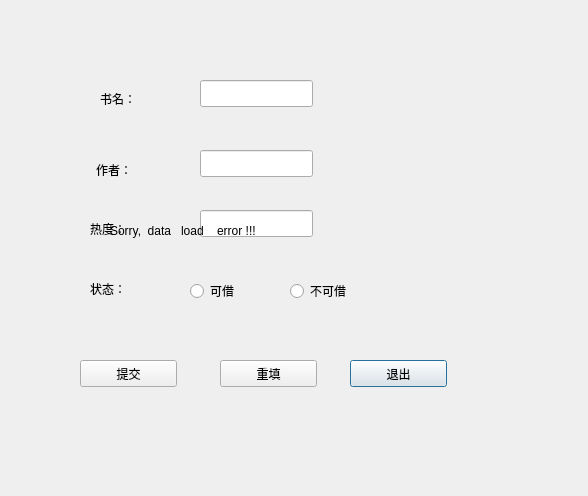
<?xml version="1.0" encoding="UTF-8"?>
<ui version="4.0">
 <class>bookmod</class>
 <widget class="QDialog" name="bookmod">
  <property name="geometry">
   <rect>
    <x>0</x>
    <y>0</y>
    <width>588</width>
    <height>496</height>
   </rect>
  </property>
  <property name="windowTitle">
   <string>Dialog</string>
  </property>
  <widget class="QPushButton" name="btnExit">
   <property name="geometry">
    <rect>
     <x>350</x>
     <y>360</y>
     <width>97</width>
     <height>27</height>
    </rect>
   </property>
   <property name="text">
    <string>退出</string>
   </property>
  </widget>
  <widget class="QLabel" name="label">
   <property name="geometry">
    <rect>
     <x>100</x>
     <y>90</y>
     <width>67</width>
     <height>17</height>
    </rect>
   </property>
   <property name="text">
    <string>书名：</string>
   </property>
  </widget>
  <widget class="QLineEdit" name="leBname">
   <property name="geometry">
    <rect>
     <x>200</x>
     <y>80</y>
     <width>113</width>
     <height>27</height>
    </rect>
   </property>
  </widget>
  <widget class="QLabel" name="label_2">
   <property name="geometry">
    <rect>
     <x>96</x>
     <y>160</y>
     <width>61</width>
     <height>20</height>
    </rect>
   </property>
   <property name="text">
    <string>作者：</string>
   </property>
  </widget>
  <widget class="QLineEdit" name="leWriter">
   <property name="geometry">
    <rect>
     <x>200</x>
     <y>150</y>
     <width>113</width>
     <height>27</height>
    </rect>
   </property>
  </widget>
  <widget class="QLabel" name="label_3">
   <property name="geometry">
    <rect>
     <x>90</x>
     <y>220</y>
     <width>61</width>
     <height>17</height>
    </rect>
   </property>
   <property name="text">
    <string>热度：</string>
   </property>
  </widget>
  <widget class="QLineEdit" name="leHot">
   <property name="geometry">
    <rect>
     <x>200</x>
     <y>210</y>
     <width>113</width>
     <height>27</height>
    </rect>
   </property>
  </widget>
  <widget class="QLabel" name="label_4">
   <property name="geometry">
    <rect>
     <x>90</x>
     <y>280</y>
     <width>67</width>
     <height>17</height>
    </rect>
   </property>
   <property name="text">
    <string>状态：</string>
   </property>
  </widget>
  <widget class="QRadioButton" name="rbLend">
   <property name="geometry">
    <rect>
     <x>190</x>
     <y>280</y>
     <width>116</width>
     <height>22</height>
    </rect>
   </property>
   <property name="text">
    <string>可借</string>
   </property>
  </widget>
  <widget class="QRadioButton" name="rbNlend">
   <property name="geometry">
    <rect>
     <x>290</x>
     <y>280</y>
     <width>116</width>
     <height>22</height>
    </rect>
   </property>
   <property name="text">
    <string>不可借</string>
   </property>
  </widget>
  <widget class="QPushButton" name="btnSum">
   <property name="geometry">
    <rect>
     <x>80</x>
     <y>360</y>
     <width>97</width>
     <height>27</height>
    </rect>
   </property>
   <property name="text">
    <string>提交</string>
   </property>
  </widget>
  <widget class="QPushButton" name="btnCon">
   <property name="geometry">
    <rect>
     <x>220</x>
     <y>360</y>
     <width>97</width>
     <height>27</height>
    </rect>
   </property>
   <property name="text">
    <string>重填</string>
   </property>
  </widget>
  <widget class="QLabel" name="lberror">
   <property name="geometry">
    <rect>
     <x>110</x>
     <y>190</y>
     <width>251</width>
     <height>81</height>
    </rect>
   </property>
   <property name="text">
    <string>Sorry,  data   load    error !!!</string>
   </property>
  </widget>
 </widget>
 <resources/>
 <connections/>
</ui>
